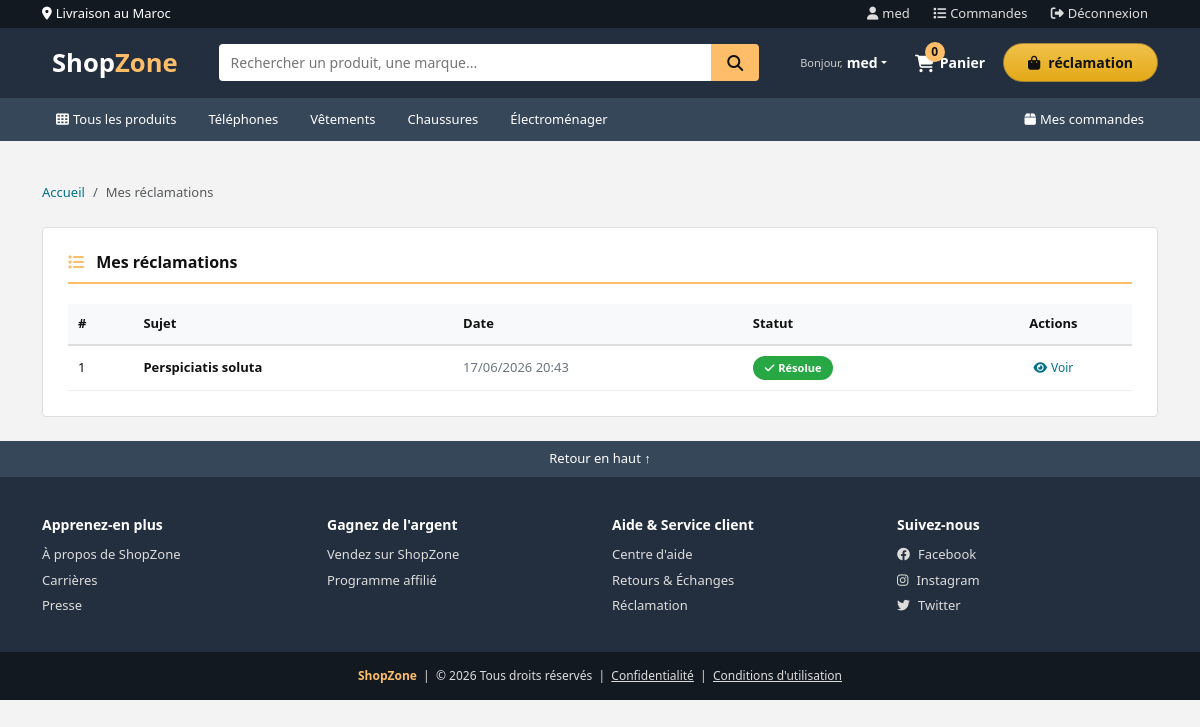
Screenshot of /mes-reclamations/ (signed in) with the database file from the repository.
### store/models.py (models this page shows, shortened)
class Reclamation(models.Model):
    STATUT_CHOICES = [
        ('en_cours', 'En cours'),      # (valeur stockée, valeur affichée)
        ('resolue', 'Résolue'),
        ('rejetee', 'Rejetée'),
    ]
    client = models.ForeignKey(
        User,
        on_delete=models.CASCADE,
        related_name='reclamations'
    )
    sujet = models.CharField(max_length=200)
    description = models.TextField()
    statut = models.CharField(
        max_length=20,
        choices=STATUT_CHOICES,
        default='en_cours'
    )
    date_creation = models.DateTimeField(auto_now_add=True)

### store/views.py (the view)
# urls.py: path('mes-reclamations/', views.mes_reclamations, name='mes_reclamations'),
@login_required
def mes_reclamations(request):
    reclamations = Reclamation.objects.filter(client=request.user).order_by('-date_creation')
    return render(request, 'store/mes_reclamations.html', {'reclamations': reclamations})

### ecommerce/__init__.py (called while the page is built)
def patched_copy(x):
    if isinstance(x, RenderContext):
        new_context = RenderContext()
        new_context.dicts = x.dicts[:]
        return new_context
    return original_copy(x)

### store/context_processors.py (called while the page is built)
def panier_count(request):
    count = 0
    if request.user.is_authenticated:
        try:
            count = Panier.objects.filter(utilisateur=request.user).count()
        except Exception:
            count = 0
    return {'panier_count': count}

### store/templates/store/mes_reclamations.html (shortened to what this page needs)
{% extends 'store/base.html' %}
{% block content %}
<div class="container py-4">
    <nav aria-label="breadcrumb">
        <ol class="breadcrumb" style="font-size:13px;">
            <li class="breadcrumb-item"><a href="{% url 'accueil' %}">Accueil</a></li>
            <li class="breadcrumb-item active">Mes réclamations</li>
        </ol>
    </nav>
    <div class="row">
        <div class="col-12">
            <div style="background:white;border:1px solid #ddd;border-radius:4px;padding:25px;">
                <h5 style="font-size:16px;font-weight:700;border-bottom:2px solid #febd69;padding-bottom:10px;margin-bottom:20px;">
                    <i class="fa fa-list me-2" style="color:#febd69;"></i>
                    Mes réclamations
                </h5>
                {% if reclamations %}
                    <div style="overflow-x:auto;">
                        <table style="width:100%;border-collapse:collapse;font-size:13px;">
                            <thead>
                                <tr style="background:#f8f9fa;border-bottom:2px solid #ddd;">
                                    <th style="padding:10px;text-align:left;">#</th>
                                    <th style="padding:10px;text-align:left;">Sujet</th>
                                    <th style="padding:10px;text-align:left;">Date</th>
                                    <th style="padding:10px;text-align:left;">Statut</th>
                                    <th style="padding:10px;text-align:center;">Actions</th>
                                </tr>
                            </thead>
                            <tbody>
                                {% for reclamation in reclamations %}
                                    <tr style="border-bottom:1px solid #eee;">
                                        <td style="padding:10px;">{{ forloop.counter }}</td>
                                        <td style="padding:10px;font-weight:600;">{{ reclamation.sujet }}</td>
                                        <td style="padding:10px;color:#6c757d;">{{ reclamation.date_creation|date:"d/m/Y H:i" }}</td>
                                        <td style="padding:10px;">
                                            {% if reclamation.statut == 'en_cours' %}
                                                <span style="background:#ffc107;color:#111;padding:4px 12px;border-radius:20px;font-size:11px;font-weight:600;display:inline-block;">
                                                    <i class="fa fa-clock me-1"></i>En cours
                                                </span>
                                            {% elif reclamation.statut == 'resolue' %}
                                                <span style="background:#28a745;color:white;padding:4px 12px;border-radius:20px;font-size:11px;font-weight:600;display:inline-block;">
                                                    <i class="fa fa-check me-1"></i>Résolue
                                                </span>
                                            {% elif reclamation.statut == 'rejetee' %}
                                                <span style="background:#dc3545;color:white;padding:4px 12px;border-radius:20px;font-size:11px;font-weight:600;display:inline-block;">
                                                    <i class="fa fa-times me-1"></i>Rejetée
                                                </span>
                                            {% else %}
                                                <span style="background:#6c757d;color:white;padding:4px 12px;border-radius:20px;font-size:11px;font-weight:600;display:inline-block;">
                                                    {{ reclamation.get_statut_display }}
                                                </span>
                                            {% endif %}
                                        </td>
                                        <td style="padding:10px;text-align:center;">
                                            <a href="#" style="color:#007185;text-decoration:none;font-size:12px;">
                                                <i class="fa fa-eye me-1"></i>Voir
                                            </a>
                                        </td>
                                    </tr>
                                {% endfor %}
                            </tbody>
                        </table>
                    </div>
                {% endif %}
            </div>
        </div>
    </div>
</div>
{% endblock %}

### store/templates/store/base.html (shortened to what this page needs)
<!DOCTYPE html>
<html lang="fr">
<head>
    <link href="https://cdn.jsdelivr.net/npm/bootstrap@5.3.0/dist/css/bootstrap.min.css" rel="stylesheet">
    <link href="https://cdnjs.cloudflare.com/ajax/libs/font-awesome/6.4.0/css/all.min.css" rel="stylesheet">
    <link rel="stylesheet" href="https://cdnjs.cloudflare.com/ajax/libs/font-awesome/6.4.0/css/all.min.css">
</head>
<body>
<div class="topbar">
    <div class="container d-flex justify-content-between align-items-center">
        <span><i class="fa fa-map-marker-alt me-1"></i>Livraison au Maroc</span>
        <div>
            {% if user.is_authenticated %}
                <a href="{% url 'profil' %}"><i class="fa fa-user me-1"></i>{{ user.first_name }}</a>
                <a href="{% url 'mes_commandes' %}"><i class="fa fa-list me-1"></i>Commandes</a>
                <a href="{% url 'deconnexion' %}"><i class="fa fa-sign-out-alt me-1"></i>Déconnexion</a>
            {% else %}
                <a href="{% url 'connexion' %}">Connexion</a>
                <a href="{% url 'inscription' %}">Créer un compte</a>
            {% endif %}
        </div>
    </div>
</div>
<nav class="main-nav">
    <div class="container d-flex align-items-center gap-3">
        <a href="{% url 'accueil' %}" class="brand-logo">Shop<span>Zone</span></a>
        <form method="GET" action="{% url 'liste_produits' %}" class="search-bar d-none d-md-flex flex-grow-1">
            <input type="text" name="q" placeholder="Rechercher un produit, une marque..." {% if recherche %}value="{{ recherche }}"{% endif %}>
            <button type="submit"><i class="fa fa-search" style="color:#111;font-size:16px;"></i></button>
        </form>
        <div class="d-flex align-items-center gap-2 ms-auto ms-md-0">
            {% if user.is_authenticated %}
            <div class="dropdown">
                <a href="#" class="nav-action dropdown-toggle d-flex align-items-center"
   data-bs-toggle="dropdown">
    <small class="me-1 mb-0">Bonjour,</small>
    <strong>{{ user.first_name }}</strong>
</a>
            </div>
            {% else %}
            <a href="{% url 'connexion' %}" class="nav-action">
                <small>Identifiez-vous</small>
                <strong>Compte</strong>
            </a>
            {% endif %}
            <a href="{% url 'panier' %}" class="cart-btn">
                <div class="position-relative">
                    <span class="cart-count position-absolute" style="top:-10px;right:-10px;">{{ panier_count|default:0 }}</span>
                </div>
                <span class="d-none d-lg-inline fw-bold">Panier</span>
            </a>
            {% if user.is_authenticated %}
            <a href="{% url 'creer_reclamation' %}" class="btn-amazon-primary btn text-decoration-none px-4 py-2">
                        <i class="fa fa-shopping-bag me-2"></i>réclamation
            </a>
            {% endif %}
        </div>
    </div>
</nav>
<div class="sub-nav">
    <div class="container d-flex gap-1 flex-wrap">
        <a href="{% url 'liste_produits' %}"><i class="fa fa-th me-1"></i>Tous les produits</a>
        <a href="{% url 'liste_produits' %}?categorie=1">Téléphones</a>
        <a href="{% url 'liste_produits' %}?categorie=2">Vêtements</a>
        <a href="{% url 'liste_produits' %}?categorie=3">Chaussures</a>
        <a href="{% url 'liste_produits' %}?categorie=4">Électroménager</a>
        {% if user.is_authenticated %}
        <a href="{% url 'mes_commandes' %}" class="ms-auto"><i class="fa fa-box me-1"></i>Mes commandes</a>
        {% endif %}
    </div>
</div>
<div class="container messages-container">
</div>
{% block content %}{% endblock %}
<div class="footer-top" onclick="window.scrollTo({top:0,behavior:'smooth'})">
    <div class="container">Retour en haut ↑</div>
</div>
<div class="footer-mid">
    <div class="container">
        <div class="row g-4">
            <div class="col-md-3 col-6">
                <h6>Apprenez-en plus</h6>
                <a href="#">À propos de ShopZone</a>
                <a href="#">Carrières</a>
                <a href="#">Presse</a>
            </div>
            <div class="col-md-3 col-6">
                <h6>Gagnez de l'argent</h6>
                <a href="#">Vendez sur ShopZone</a>
                <a href="#">Programme affilié</a>
            </div>
            <div class="col-md-3 col-6">
                <h6>Aide & Service client</h6>
                <a href="{% url 'support' %}">Centre d'aide</a>
                <a href="#">Retours & Échanges</a>
                <a href="#"> Réclamation</a>
            </div>
            <div class="col-md-3 col-6">
                <h6>Suivez-nous</h6>
                <a href="#"><i class="fab fa-facebook me-2"></i>Facebook</a>
                <a href="#"><i class="fab fa-instagram me-2"></i>Instagram</a>
                <a href="#"><i class="fab fa-twitter me-2"></i>Twitter</a>
            </div>
        </div>
    </div>
</div>
<div class="footer-bottom">
    <div class="container">
        <a href="{% url 'accueil' %}" style="color:#febd69;text-decoration:none;font-weight:700;">ShopZone</a>
        &nbsp;|&nbsp; © 2026 Tous droits réservés &nbsp;|&nbsp;
        <a href="#" style="color:#ddd;">Confidentialité</a> &nbsp;|&nbsp;
        <a href="#" style="color:#ddd;">Conditions d'utilisation</a>
    </div>
</div>
</body>
</html>

### store/templates/store/base.html (style rules this page uses)
* { margin: 0; padding: 0; box-sizing: border-box; }
body { font-family: 'Segoe UI', Arial, sans-serif; background: #f3f3f3; color: #111; }
.topbar { background: #131921; color: white; font-size: 13px; padding: 4px 0; }
.topbar a { color: #ddd; text-decoration: none; margin: 0 10px; }
.main-nav { background: #232f3e; padding: 10px 0; }
.brand-logo { font-size: 1.6rem; font-weight: 800; color: white !important; text-decoration: none; border: 2px solid transparent; padding: 4px 8px; border-radius: 4px; }
.brand-logo span { color: #febd69; }
.search-bar { flex: 1; max-width: 700px; display: flex; border-radius: 4px; overflow: hidden; margin: 0 15px; }
.search-bar input { flex: 1; border: none; padding: 8px 12px; font-size: 14px; outline: none; }
.search-bar button { background: #febd69; border: none; padding: 0 16px; cursor: pointer; transition: background 0.2s; }
.nav-action { color: white; text-decoration: none; padding: 4px 8px; border-radius: 4px; font-size: 13px; line-height: 1.3; border: 2px solid transparent; }
.nav-action small { display: block; font-size: 11px; color: #ccc; }
.nav-action strong { display: block; font-size: 14px; }
.cart-btn { color: white; text-decoration: none; display: flex; align-items: center; gap: 5px; padding: 4px 8px; border-radius: 4px; border: 2px solid transparent; font-size: 14px; font-weight: 600; }
.cart-count { background: #febd69; color: #111; border-radius: 50%; width: 20px; height: 20px; display: flex; align-items: center; justify-content: center; font-size: 12px; font-weight: 800; }
.sub-nav { background: #37475a; padding: 6px 0; }
.sub-nav a { color: white; text-decoration: none; font-size: 13px; padding: 4px 12px; border-radius: 3px; border: 2px solid transparent; }
.messages-container { padding: 10px 0 0; }
.footer-top { background: #37475a; color: white; padding: 8px 0; text-align: center; font-size: 13px; cursor: pointer; }
.footer-mid { background: #232f3e; color: white; padding: 40px 0 30px; }
.footer-mid h6 { font-weight: 700; font-size: 14px; margin-bottom: 12px; }
.footer-mid a { color: #ddd; text-decoration: none; display: block; font-size: 13px; margin-bottom: 6px; }
.footer-bottom { background: #131921; color: #ddd; padding: 15px 0; text-align: center; font-size: 12px; }
.btn-amazon-primary { background: linear-gradient(to bottom, #f0c14b, #e3a917); border: 1px solid #a88734; color: #111; border-radius: 20px; padding: 9px 20px; font-size: 14px; font-weight: 600; }
.breadcrumb { background: none; padding: 8px 0; font-size: 13px; }
.breadcrumb-item a { color: #007185; text-decoration: none; }

### rows the page displays
Reclamation: sujet "Perspiciatis soluta", date_creation "17/06/2026 20:43", statut "resolue" (drawn)

### other values shown
{{ user.first_name }} "med"
{{ panier_count|default:0 }} "0"
